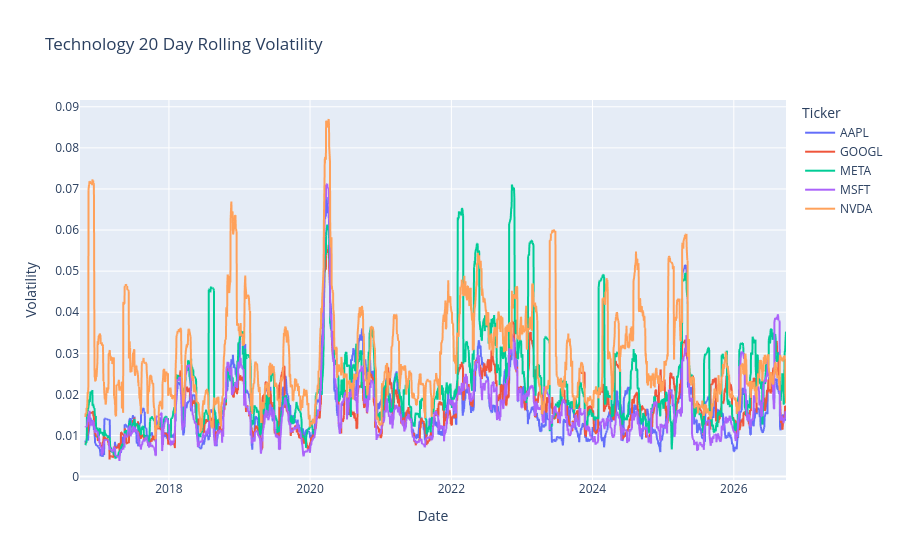
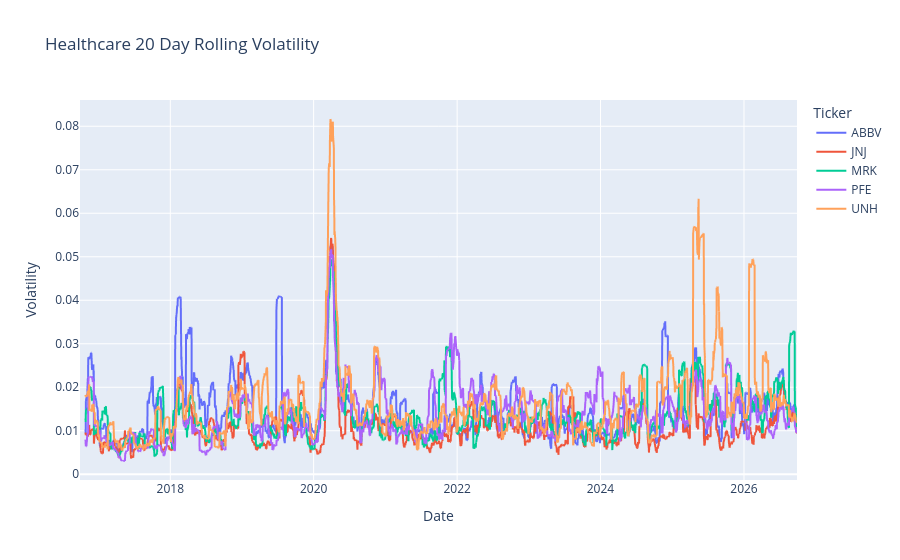
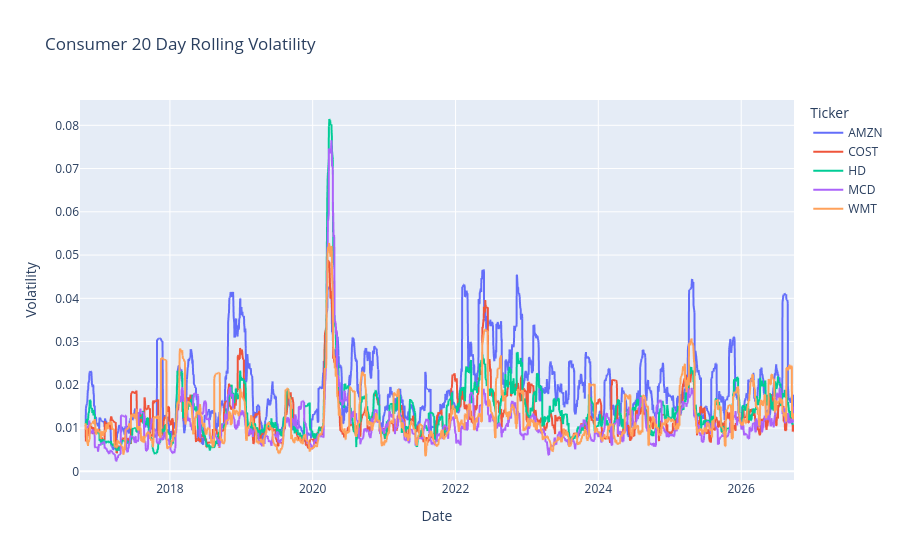
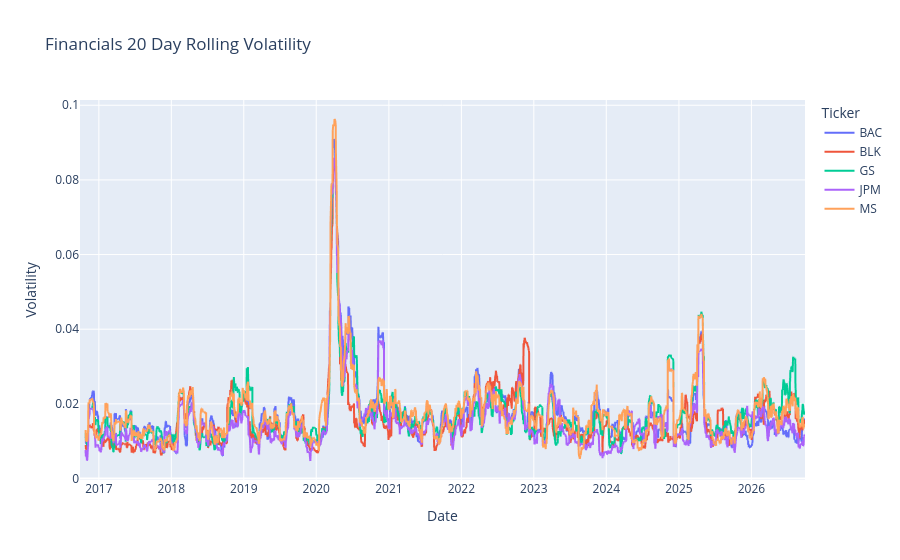

The cell these charts' notebook holds for them, in order:
### Code cell
for sector in sectors:
    sector_data = market_data[market_data['Sector']==sector]
    fig = px.line(sector_data, x="Date", y="Volatility_20D", color="Ticker", title=f' {sector} 20 Day Rolling Volatility')
    fig.update_layout(yaxis_title="Volatility", xaxis_title="Date")
    fig.show()

### Figure 1 — Plotly figure (JSON) as saved in the notebook; plotly's stock layout.template omitted (floating-point values rounded to 4 significant figures; data arrays with more than 128 entries replaced by an {"elided": "..."} marker saying what was removed)
{"data": [{"hovertemplate": "Ticker=AAPL<br>Date=%{x}<br>Volatility_20D=%{y}<extra></extra>", "legendgroup": "AAPL", "line": {"color": "#636efa", "dash": "solid"}, "marker": {"symbol": "circle"}, "mode": "lines", "name": "AAPL", "showlegend": true, "type": "scattergl", "x": {"elided": "2513 str values"}, "xaxis": "x", "y": {"elided": "2513 float values"}, "yaxis": "y"}, {"hovertemplate": "Ticker=GOOGL<br>Date=%{x}<br>Volatility_20D=%{y}<extra></extra>", "legendgroup": "GOOGL", "line": {"color": "#EF553B", "dash": "solid"}, "marker": {"symbol": "circle"}, "mode": "lines", "name": "GOOGL", "showlegend": true, "type": "scattergl", "x": {"elided": "2513 str values"}, "xaxis": "x", "y": {"elided": "2513 float values"}, "yaxis": "y"}, {"hovertemplate": "Ticker=META<br>Date=%{x}<br>Volatility_20D=%{y}<extra></extra>", "legendgroup": "META", "line": {"color": "#00cc96", "dash": "solid"}, "marker": {"symbol": "circle"}, "mode": "lines", "name": "META", "showlegend": true, "type": "scattergl", "x": {"elided": "2513 str values"}, "xaxis": "x", "y": {"elided": "2513 float values"}, "yaxis": "y"}, {"hovertemplate": "Ticker=MSFT<br>Date=%{x}<br>Volatility_20D=%{y}<extra></extra>", "legendgroup": "MSFT", "line": {"color": "#ab63fa", "dash": "solid"}, "marker": {"symbol": "circle"}, "mode": "lines", "name": "MSFT", "showlegend": true, "type": "scattergl", "x": {"elided": "2513 str values"}, "xaxis": "x", "y": {"elided": "2513 float values"}, "yaxis": "y"}, {"hovertemplate": "Ticker=NVDA<br>Date=%{x}<br>Volatility_20D=%{y}<extra></extra>", "legendgroup": "NVDA", "line": {"color": "#FFA15A", "dash": "solid"}, "marker": {"symbol": "circle"}, "mode": "lines", "name": "NVDA", "showlegend": true, "type": "scattergl", "x": {"elided": "2513 str values"}, "xaxis": "x", "y": {"elided": "2513 float values"}, "yaxis": "y"}], "layout": {"legend": {"title": {"text": "Ticker"}, "tracegroupgap": 0}, "title": {"text": " Technology 20 Day Rolling Volatility"}, "xaxis": {"anchor": "y", "domain": [0, 1], "title": {"text": "Date"}}, "yaxis": {"anchor": "x", "domain": [0, 1], "title": {"text": "Volatility"}}}}

### Figure 2 — Plotly figure (JSON) as saved in the notebook; plotly's stock layout.template omitted (floating-point values rounded to 4 significant figures; data arrays with more than 128 entries replaced by an {"elided": "..."} marker saying what was removed)
{"data": [{"hovertemplate": "Ticker=ABBV<br>Date=%{x}<br>Volatility_20D=%{y}<extra></extra>", "legendgroup": "ABBV", "line": {"color": "#636efa", "dash": "solid"}, "marker": {"symbol": "circle"}, "mode": "lines", "name": "ABBV", "showlegend": true, "type": "scattergl", "x": {"elided": "2513 str values"}, "xaxis": "x", "y": {"elided": "2513 float values"}, "yaxis": "y"}, {"hovertemplate": "Ticker=JNJ<br>Date=%{x}<br>Volatility_20D=%{y}<extra></extra>", "legendgroup": "JNJ", "line": {"color": "#EF553B", "dash": "solid"}, "marker": {"symbol": "circle"}, "mode": "lines", "name": "JNJ", "showlegend": true, "type": "scattergl", "x": {"elided": "2513 str values"}, "xaxis": "x", "y": {"elided": "2513 float values"}, "yaxis": "y"}, {"hovertemplate": "Ticker=MRK<br>Date=%{x}<br>Volatility_20D=%{y}<extra></extra>", "legendgroup": "MRK", "line": {"color": "#00cc96", "dash": "solid"}, "marker": {"symbol": "circle"}, "mode": "lines", "name": "MRK", "showlegend": true, "type": "scattergl", "x": {"elided": "2513 str values"}, "xaxis": "x", "y": {"elided": "2513 float values"}, "yaxis": "y"}, {"hovertemplate": "Ticker=PFE<br>Date=%{x}<br>Volatility_20D=%{y}<extra></extra>", "legendgroup": "PFE", "line": {"color": "#ab63fa", "dash": "solid"}, "marker": {"symbol": "circle"}, "mode": "lines", "name": "PFE", "showlegend": true, "type": "scattergl", "x": {"elided": "2513 str values"}, "xaxis": "x", "y": {"elided": "2513 float values"}, "yaxis": "y"}, {"hovertemplate": "Ticker=UNH<br>Date=%{x}<br>Volatility_20D=%{y}<extra></extra>", "legendgroup": "UNH", "line": {"color": "#FFA15A", "dash": "solid"}, "marker": {"symbol": "circle"}, "mode": "lines", "name": "UNH", "showlegend": true, "type": "scattergl", "x": {"elided": "2513 str values"}, "xaxis": "x", "y": {"elided": "2513 float values"}, "yaxis": "y"}], "layout": {"legend": {"title": {"text": "Ticker"}, "tracegroupgap": 0}, "title": {"text": " Healthcare 20 Day Rolling Volatility"}, "xaxis": {"anchor": "y", "domain": [0, 1], "title": {"text": "Date"}}, "yaxis": {"anchor": "x", "domain": [0, 1], "title": {"text": "Volatility"}}}}

### Figure 3 — Plotly figure (JSON) as saved in the notebook; plotly's stock layout.template omitted (floating-point values rounded to 4 significant figures; data arrays with more than 128 entries replaced by an {"elided": "..."} marker saying what was removed)
{"data": [{"hovertemplate": "Ticker=AMZN<br>Date=%{x}<br>Volatility_20D=%{y}<extra></extra>", "legendgroup": "AMZN", "line": {"color": "#636efa", "dash": "solid"}, "marker": {"symbol": "circle"}, "mode": "lines", "name": "AMZN", "showlegend": true, "type": "scattergl", "x": {"elided": "2513 str values"}, "xaxis": "x", "y": {"elided": "2513 float values"}, "yaxis": "y"}, {"hovertemplate": "Ticker=COST<br>Date=%{x}<br>Volatility_20D=%{y}<extra></extra>", "legendgroup": "COST", "line": {"color": "#EF553B", "dash": "solid"}, "marker": {"symbol": "circle"}, "mode": "lines", "name": "COST", "showlegend": true, "type": "scattergl", "x": {"elided": "2513 str values"}, "xaxis": "x", "y": {"elided": "2513 float values"}, "yaxis": "y"}, {"hovertemplate": "Ticker=HD<br>Date=%{x}<br>Volatility_20D=%{y}<extra></extra>", "legendgroup": "HD", "line": {"color": "#00cc96", "dash": "solid"}, "marker": {"symbol": "circle"}, "mode": "lines", "name": "HD", "showlegend": true, "type": "scattergl", "x": {"elided": "2513 str values"}, "xaxis": "x", "y": {"elided": "2513 float values"}, "yaxis": "y"}, {"hovertemplate": "Ticker=MCD<br>Date=%{x}<br>Volatility_20D=%{y}<extra></extra>", "legendgroup": "MCD", "line": {"color": "#ab63fa", "dash": "solid"}, "marker": {"symbol": "circle"}, "mode": "lines", "name": "MCD", "showlegend": true, "type": "scattergl", "x": {"elided": "2513 str values"}, "xaxis": "x", "y": {"elided": "2513 float values"}, "yaxis": "y"}, {"hovertemplate": "Ticker=WMT<br>Date=%{x}<br>Volatility_20D=%{y}<extra></extra>", "legendgroup": "WMT", "line": {"color": "#FFA15A", "dash": "solid"}, "marker": {"symbol": "circle"}, "mode": "lines", "name": "WMT", "showlegend": true, "type": "scattergl", "x": {"elided": "2513 str values"}, "xaxis": "x", "y": {"elided": "2513 float values"}, "yaxis": "y"}], "layout": {"legend": {"title": {"text": "Ticker"}, "tracegroupgap": 0}, "title": {"text": " Consumer 20 Day Rolling Volatility"}, "xaxis": {"anchor": "y", "domain": [0, 1], "title": {"text": "Date"}}, "yaxis": {"anchor": "x", "domain": [0, 1], "title": {"text": "Volatility"}}}}

### Figure 4 — Plotly figure (JSON) as saved in the notebook; plotly's stock layout.template omitted (floating-point values rounded to 4 significant figures; data arrays with more than 128 entries replaced by an {"elided": "..."} marker saying what was removed)
{"data": [{"hovertemplate": "Ticker=BAC<br>Date=%{x}<br>Volatility_20D=%{y}<extra></extra>", "legendgroup": "BAC", "line": {"color": "#636efa", "dash": "solid"}, "marker": {"symbol": "circle"}, "mode": "lines", "name": "BAC", "showlegend": true, "type": "scattergl", "x": {"elided": "2513 str values"}, "xaxis": "x", "y": {"elided": "2513 float values"}, "yaxis": "y"}, {"hovertemplate": "Ticker=BLK<br>Date=%{x}<br>Volatility_20D=%{y}<extra></extra>", "legendgroup": "BLK", "line": {"color": "#EF553B", "dash": "solid"}, "marker": {"symbol": "circle"}, "mode": "lines", "name": "BLK", "showlegend": true, "type": "scattergl", "x": {"elided": "2513 str values"}, "xaxis": "x", "y": {"elided": "2513 float values"}, "yaxis": "y"}, {"hovertemplate": "Ticker=GS<br>Date=%{x}<br>Volatility_20D=%{y}<extra></extra>", "legendgroup": "GS", "line": {"color": "#00cc96", "dash": "solid"}, "marker": {"symbol": "circle"}, "mode": "lines", "name": "GS", "showlegend": true, "type": "scattergl", "x": {"elided": "2513 str values"}, "xaxis": "x", "y": {"elided": "2513 float values"}, "yaxis": "y"}, {"hovertemplate": "Ticker=JPM<br>Date=%{x}<br>Volatility_20D=%{y}<extra></extra>", "legendgroup": "JPM", "line": {"color": "#ab63fa", "dash": "solid"}, "marker": {"symbol": "circle"}, "mode": "lines", "name": "JPM", "showlegend": true, "type": "scattergl", "x": {"elided": "2513 str values"}, "xaxis": "x", "y": {"elided": "2513 float values"}, "yaxis": "y"}, {"hovertemplate": "Ticker=MS<br>Date=%{x}<br>Volatility_20D=%{y}<extra></extra>", "legendgroup": "MS", "line": {"color": "#FFA15A", "dash": "solid"}, "marker": {"symbol": "circle"}, "mode": "lines", "name": "MS", "showlegend": true, "type": "scattergl", "x": {"elided": "2513 str values"}, "xaxis": "x", "y": {"elided": "2513 float values"}, "yaxis": "y"}], "layout": {"legend": {"title": {"text": "Ticker"}, "tracegroupgap": 0}, "title": {"text": " Financials 20 Day Rolling Volatility"}, "xaxis": {"anchor": "y", "domain": [0, 1], "title": {"text": "Date"}}, "yaxis": {"anchor": "x", "domain": [0, 1], "title": {"text": "Volatility"}}}}
